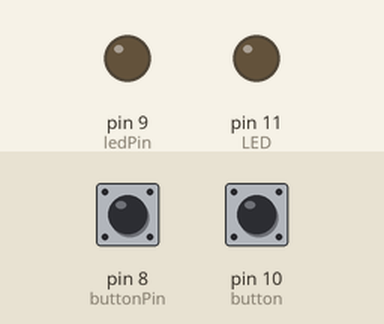
A sketch run on a simulated Arduino Uno, built with avr-gcc and run on an emulated ATmega328P. Parts: output pins drawn as LEDs (lit = HIGH). The inputs (shaded band) are chosen by the test bench; at power-on: pin 8 (buttonPin) LOW, pin 10 (button) LOW.

Above: at 1.2 s.
1.3 s: pin 8 (buttonPin) pulled HIGH for 0.15 s
At 1.37 s:
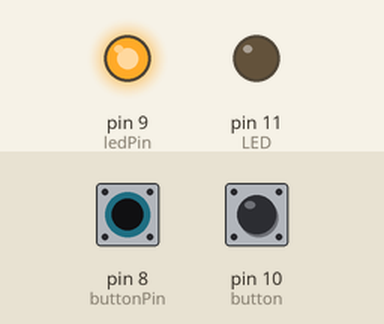
2.9 s: pin 10 (button) pulled HIGH for 0.15 s
At 2.97 s:
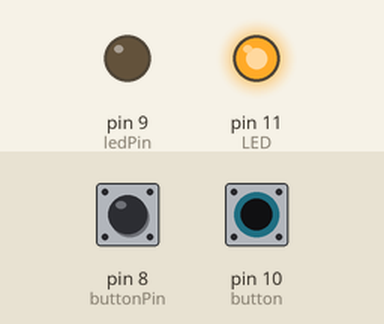
4.5 s: pin 10 (button) pulled HIGH for 3.2 s
At 8.2 s:
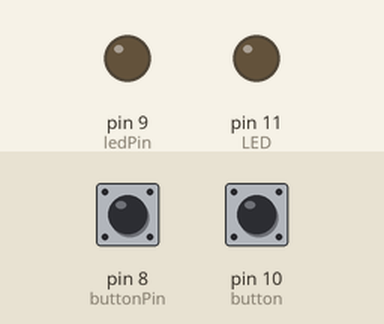
9.2 s: pin 8 (buttonPin) pulled HIGH for 3.2 s
At 10.6 s:
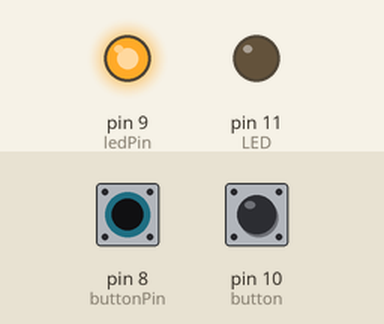
13.9 s: pin 8 (buttonPin) driven HIGH and pin 10 (button) driven HIGH
At 14.2 s:
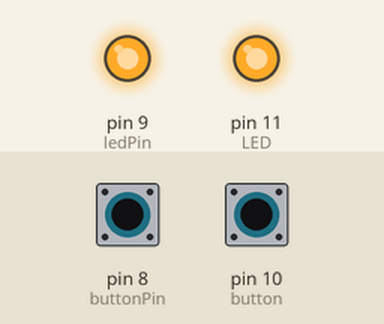
Timing chart, 0 to 16.4 s (numbered marks = the images above; inputs shaded):
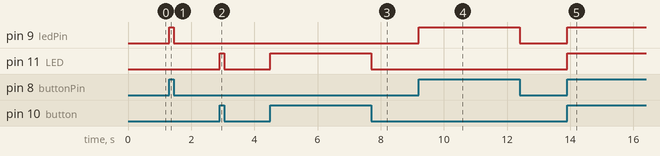

Measured:
- after the input at 1.3 s, pin 9 (ledPin): LOW → HIGH at once, → LOW 0.15 s later
- after the input at 2.9 s, pin 11 (LED): LOW → HIGH at once, → LOW 0.15 s later
- after the input at 4.5 s, pin 11 (LED): LOW → HIGH at once, → LOW 3.2 s later
- after the input at 9.2 s, pin 9 (ledPin): LOW → HIGH at once, → LOW 3.2 s later
- after the input at 13.9 s, pin 9 (ledPin), pin 11 (LED): LOW → HIGH at once

The sketch:

Push_Button.ino
```cpp
const int buttonPin = 8;     // the number of the pushbutton pin
const int ledPin =  9;      // the number of the LED pin
const int button = 10;
const int LED = 11;

// variables will change:
int buttonState = 0;         // variable for reading the pushbutton status
int buttonValue = 0;

void setup() {
  // initialize the LED pin as an output:
  pinMode(ledPin, OUTPUT);
  // initialize the pushbutton pin as an input:
  pinMode(buttonPin, INPUT);

  pinMode(LED, OUTPUT);

  pinMode(button, INPUT);
}

void loop() {
  // read the state of the pushbutton value:
  buttonState = digitalRead(buttonPin);
  buttonValue = digitalRead(button);

  // check if the pushbutton is pressed. If it is, the buttonState is HIGH:
  if (buttonState == HIGH) {
    // turn LED on:
    digitalWrite(ledPin, HIGH);
  } else {
    // turn LED off:
    digitalWrite(ledPin, LOW);
  }

   if (buttonValue == HIGH) {
    // turn LED on:
    digitalWrite(LED, HIGH);
  } else {
    // turn LED off:
    digitalWrite(LED, LOW);
  }
}
```
